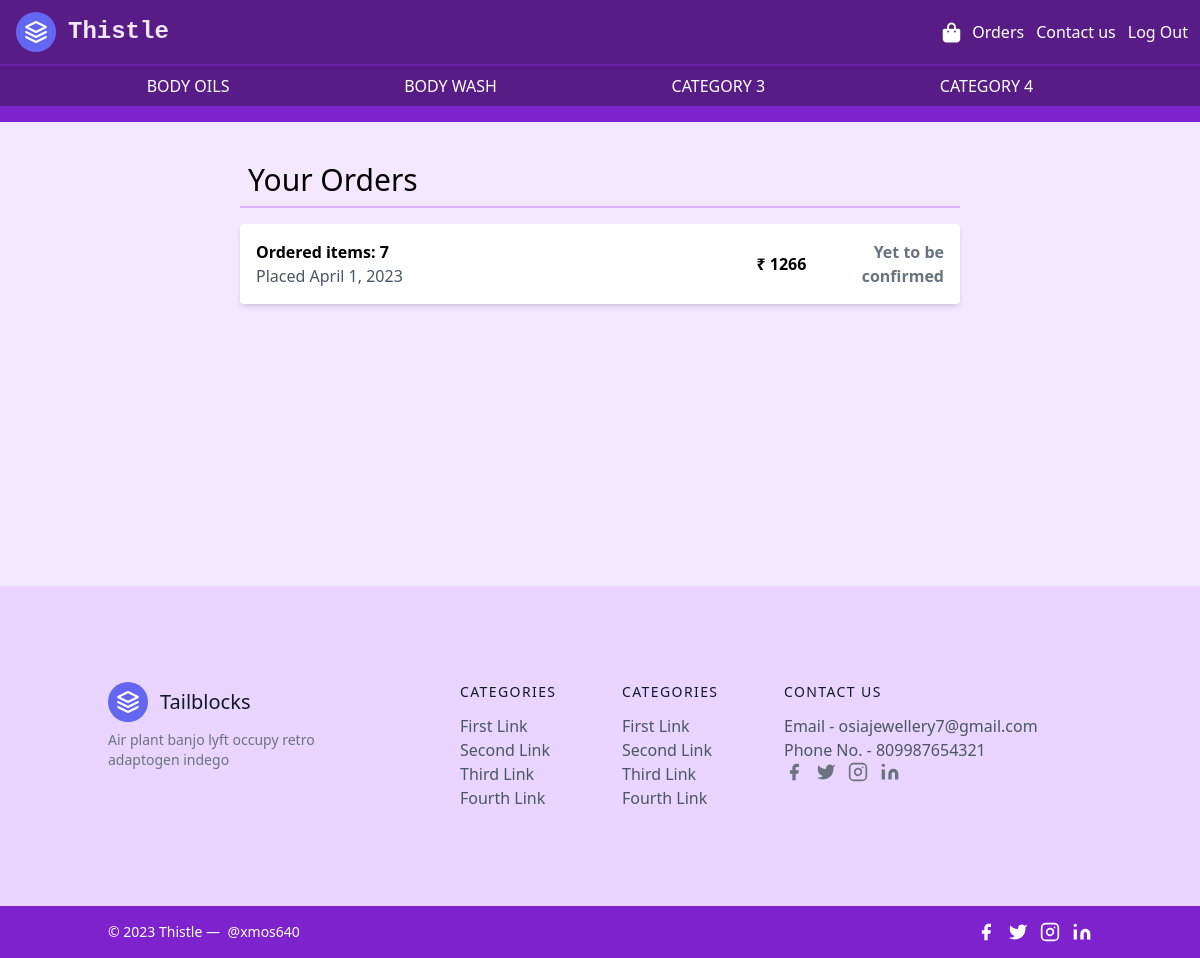
The app's page /orders/ (signed in), older data.
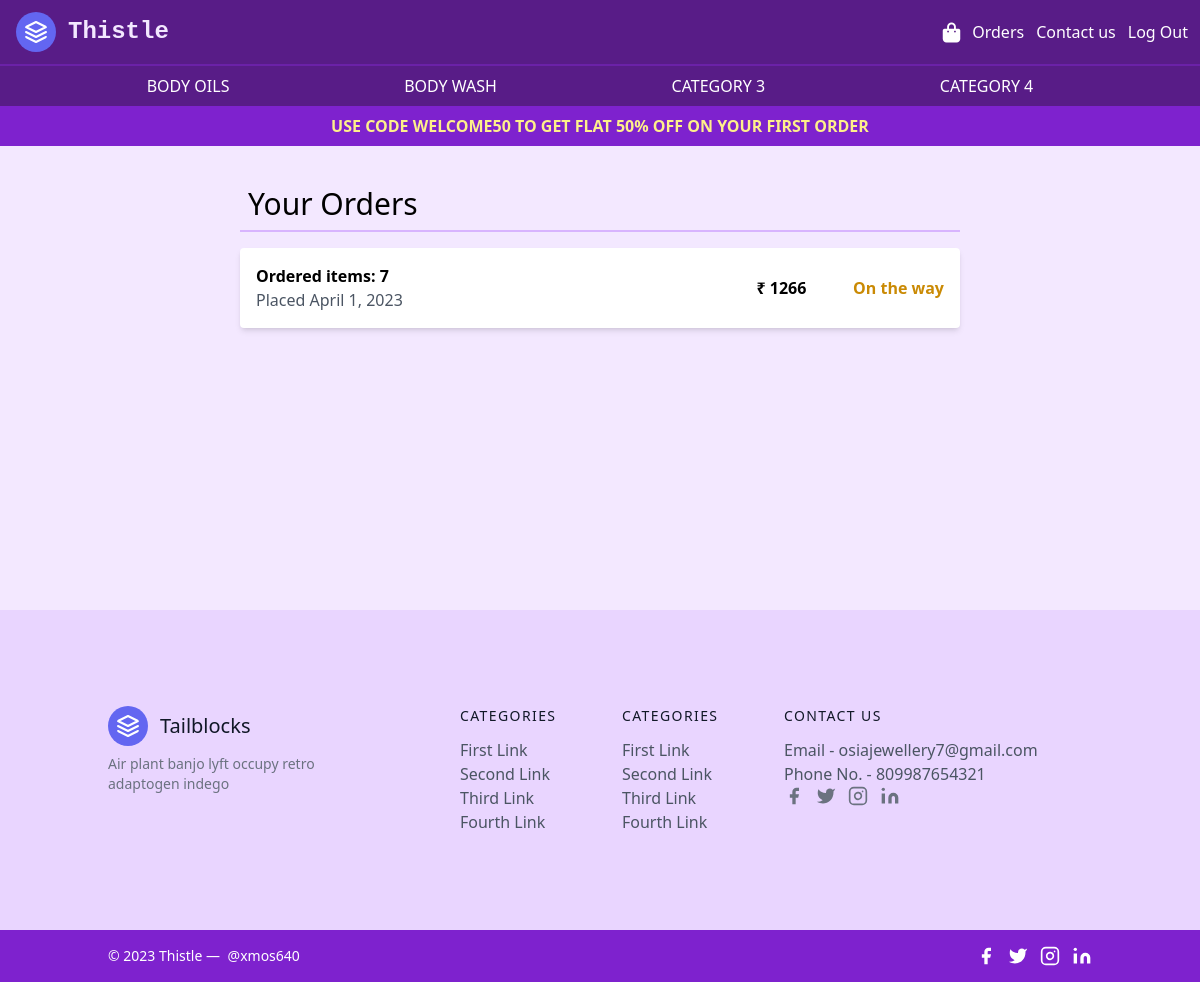
The same page, newer data.
### main/models.py (models this page shows, shortened)
class Orders(models.Model):
    items_json = models.CharField(max_length=2000, default="")
    cart=models.CharField(max_length=5000,default="")
    number_of_items = models.IntegerField(default=0)
    amount = models.IntegerField(default=0)
    name = models.CharField(max_length=100 , default="")
    email = models.CharField(max_length=300, default="")
    Address = models.CharField(max_length=1000, default="")
    postal_code = models.CharField(max_length=20, default="")
    phone_number = models.CharField(max_length=20,default="")
    coupon_used = models.CharField(max_length=50,default="")
    instructions = models.CharField(max_length=2000,default="")
    city = models.CharField(max_length=200,default="")
    payment_ref =models.CharField(max_length=25,default='',primary_key=True)
    delivered = models.BooleanField(default=False)
    dispatched = models.BooleanField(default=False)
    payment_conf = models.BooleanField(default=False)
    timestamp= models.DateField(default=now)
    link = models.CharField(max_length=5000,default='nil')
    declined = models.BooleanField(default=False)
    delivery_date = models.DateField(default=now)

### main/views.py (the view, shortened to what this page needs)
# urls.py: path('orders/',views.orders,name='orders')
def orders(request):
    this_user = 0
    try:
        this_user = request.user.email
        orders = Orders.objects.filter(email = this_user).values()
        allOrders= [order for order in orders]
        allOrders=allOrders[::-1]
        print(allOrders,1)
        for i in allOrders:
            items = (json.loads(i['items_json']))
            i['items_json']=items.values()
        count = len(allOrders)
    except Exception as e:
        allOrders = False
        count = False
    params = {'allOrders':allOrders,'count':count,'announcement':announcement1}
    return render(request, 'orders.html', params)

### main/templates/orders.html (shortened to what this page needs)
{% extends 'basic.html' %}
  {% block body %}
  <main class="w-full min-h-[33vh] p-4 md:px-0 md:py-8" >
    <div class="md:w-3/5 mx-auto flex flex-col" style="min-height: 400px;">
      <h1 class="text-3xl border-b-2 mb-4 border-purple-300 p-2 " >Your Orders</h1>
  {% if allOrders %}
      {% for i in allOrders %}
      <div class="flex items-center bg-white rounded shadow-md mb-4 p-4">
        <div class="w-3/5">
          <a href="/orders/order-id:gikud781{{i.payment_ref}}"><h2 class="font-bold">Ordered items: {{i.number_of_items}}</a></h2>
          <p class="text-gray-600">Placed {{i.timestamp}}</p>
        </div>
        <div class="w-1/5 md:text-right">
          <p class="font-bold">&#8377 {{i.amount}}</p>
        </div>
        {% if i.declined == 1 %}
        <div class="w-1/5 md:text-right text-center">
          <p class="text-red-800 font-bold">Order Declined</p>
        </div>
        {% elif i.delivered == 1 %}
        <div class="w-1/5 md:text-right text-center">
            <p class="text-green-600 font-bold">Delivered</p>
          </div>
        {% elif i.dispatched == 1 %}
        <div class="w-1/5 md:text-right text-center">
            <p class="text-yellow-600 font-bold">On the way</p>
          </div>
        {% elif i.payment_conf == 1 %}
        <div class="w-1/5 md:text-right text-center">
            <p class="text-blue-600 font-bold ">Order Confirmed</p>
          </div>
        {% else %}
        <div class="w-1/5 md:text-right text-center">
            <p class="text-gray-500 font-bold">Yet to be confirmed</p>
          </div>
        {% endif %}
      </div>
      {% endfor %}
      {% else %}
      <h3 class="mb-8 text-2xl p-5 text-gray-500 font-bold">There are no orders placed by you as of now, please head to <a href="/cart" class="text-blue-400">your cart</a> or <a href="/" class="text-blue-400">continue shopping</a></h3>
  {% endif %}
    </div>
  </main>
  {% endblock %}

Row changes from the older to the newer data that the page shows:
changed Orders: text "Yet to be confirmed" → "On the way"
Text that changed along with them:
{{ announcement.text }}: (not shown) → "USE CODE WELCOME50 TO GET FLAT 50% OFF ON YOUR FIRST ORDER"
